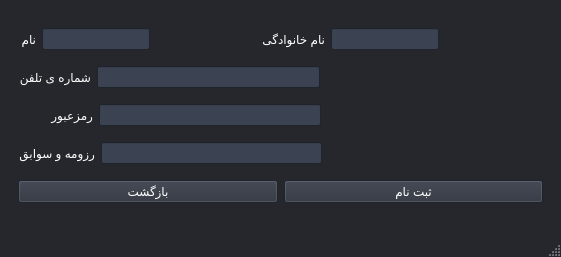
<?xml version="1.0" encoding="UTF-8"?>
<ui version="4.0">
 <class>MainWindow</class>
 <widget class="QMainWindow" name="MainWindow">
  <property name="geometry">
   <rect>
    <x>0</x>
    <y>0</y>
    <width>561</width>
    <height>257</height>
   </rect>
  </property>
  <property name="sizePolicy">
   <sizepolicy hsizetype="Minimum" vsizetype="Minimum">
    <horstretch>0</horstretch>
    <verstretch>0</verstretch>
   </sizepolicy>
  </property>
  <property name="minimumSize">
   <size>
    <width>0</width>
    <height>0</height>
   </size>
  </property>
  <property name="palette">
   <palette>
    <active>
     <colorrole role="WindowText">
      <brush brushstyle="SolidPattern">
       <color alpha="255">
        <red>255</red>
        <green>255</green>
        <blue>255</blue>
       </color>
      </brush>
     </colorrole>
     <colorrole role="Button">
      <brush brushstyle="SolidPattern">
       <color alpha="255">
        <red>37</red>
        <green>39</green>
        <blue>44</blue>
       </color>
      </brush>
     </colorrole>
     <colorrole role="Light">
      <brush brushstyle="SolidPattern">
       <color alpha="255">
        <red>56</red>
        <green>58</green>
        <blue>66</blue>
       </color>
      </brush>
     </colorrole>
     <colorrole role="Midlight">
      <brush brushstyle="SolidPattern">
       <color alpha="255">
        <red>46</red>
        <green>48</green>
        <blue>55</blue>
       </color>
      </brush>
     </colorrole>
     <colorrole role="Dark">
      <brush brushstyle="SolidPattern">
       <color alpha="255">
        <red>19</red>
        <green>19</green>
        <blue>22</blue>
       </color>
      </brush>
     </colorrole>
     <colorrole role="Mid">
      <brush brushstyle="SolidPattern">
       <color alpha="255">
        <red>25</red>
        <green>26</green>
        <blue>29</blue>
       </color>
      </brush>
     </colorrole>
     <colorrole role="Text">
      <brush brushstyle="SolidPattern">
       <color alpha="255">
        <red>255</red>
        <green>255</green>
        <blue>255</blue>
       </color>
      </brush>
     </colorrole>
     <colorrole role="BrightText">
      <brush brushstyle="SolidPattern">
       <color alpha="255">
        <red>255</red>
        <green>255</green>
        <blue>255</blue>
       </color>
      </brush>
     </colorrole>
     <colorrole role="ButtonText">
      <brush brushstyle="SolidPattern">
       <color alpha="255">
        <red>255</red>
        <green>255</green>
        <blue>255</blue>
       </color>
      </brush>
     </colorrole>
     <colorrole role="Base">
      <brush brushstyle="SolidPattern">
       <color alpha="255">
        <red>255</red>
        <green>255</green>
        <blue>255</blue>
       </color>
      </brush>
     </colorrole>
     <colorrole role="Window">
      <brush brushstyle="SolidPattern">
       <color alpha="255">
        <red>37</red>
        <green>39</green>
        <blue>44</blue>
       </color>
      </brush>
     </colorrole>
     <colorrole role="Shadow">
      <brush brushstyle="SolidPattern">
       <color alpha="255">
        <red>0</red>
        <green>0</green>
        <blue>0</blue>
       </color>
      </brush>
     </colorrole>
     <colorrole role="HighlightedText">
      <brush brushstyle="SolidPattern">
       <color alpha="255">
        <red>255</red>
        <green>255</green>
        <blue>255</blue>
       </color>
      </brush>
     </colorrole>
     <colorrole role="AlternateBase">
      <brush brushstyle="SolidPattern">
       <color alpha="255">
        <red>18</red>
        <green>19</green>
        <blue>22</blue>
       </color>
      </brush>
     </colorrole>
     <colorrole role="ToolTipBase">
      <brush brushstyle="SolidPattern">
       <color alpha="255">
        <red>255</red>
        <green>255</green>
        <blue>220</blue>
       </color>
      </brush>
     </colorrole>
     <colorrole role="ToolTipText">
      <brush brushstyle="SolidPattern">
       <color alpha="255">
        <red>0</red>
        <green>0</green>
        <blue>0</blue>
       </color>
      </brush>
     </colorrole>
     <colorrole role="PlaceholderText">
      <brush brushstyle="SolidPattern">
       <color alpha="128">
        <red>255</red>
        <green>255</green>
        <blue>255</blue>
       </color>
      </brush>
     </colorrole>
    </active>
    <inactive>
     <colorrole role="WindowText">
      <brush brushstyle="SolidPattern">
       <color alpha="255">
        <red>255</red>
        <green>255</green>
        <blue>255</blue>
       </color>
      </brush>
     </colorrole>
     <colorrole role="Button">
      <brush brushstyle="SolidPattern">
       <color alpha="255">
        <red>37</red>
        <green>39</green>
        <blue>44</blue>
       </color>
      </brush>
     </colorrole>
     <colorrole role="Light">
      <brush brushstyle="SolidPattern">
       <color alpha="255">
        <red>56</red>
        <green>58</green>
        <blue>66</blue>
       </color>
      </brush>
     </colorrole>
     <colorrole role="Midlight">
      <brush brushstyle="SolidPattern">
       <color alpha="255">
        <red>46</red>
        <green>48</green>
        <blue>55</blue>
       </color>
      </brush>
     </colorrole>
     <colorrole role="Dark">
      <brush brushstyle="SolidPattern">
       <color alpha="255">
        <red>19</red>
        <green>19</green>
        <blue>22</blue>
       </color>
      </brush>
     </colorrole>
     <colorrole role="Mid">
      <brush brushstyle="SolidPattern">
       <color alpha="255">
        <red>25</red>
        <green>26</green>
        <blue>29</blue>
       </color>
      </brush>
     </colorrole>
     <colorrole role="Text">
      <brush brushstyle="SolidPattern">
       <color alpha="255">
        <red>255</red>
        <green>255</green>
        <blue>255</blue>
       </color>
      </brush>
     </colorrole>
     <colorrole role="BrightText">
      <brush brushstyle="SolidPattern">
       <color alpha="255">
        <red>255</red>
        <green>255</green>
        <blue>255</blue>
       </color>
      </brush>
     </colorrole>
     <colorrole role="ButtonText">
      <brush brushstyle="SolidPattern">
       <color alpha="255">
        <red>255</red>
        <green>255</green>
        <blue>255</blue>
       </color>
      </brush>
     </colorrole>
     <colorrole role="Base">
      <brush brushstyle="SolidPattern">
       <color alpha="255">
        <red>255</red>
        <green>255</green>
        <blue>255</blue>
       </color>
      </brush>
     </colorrole>
     <colorrole role="Window">
      <brush brushstyle="SolidPattern">
       <color alpha="255">
        <red>37</red>
        <green>39</green>
        <blue>44</blue>
       </color>
      </brush>
     </colorrole>
     <colorrole role="Shadow">
      <brush brushstyle="SolidPattern">
       <color alpha="255">
        <red>0</red>
        <green>0</green>
        <blue>0</blue>
       </color>
      </brush>
     </colorrole>
     <colorrole role="HighlightedText">
      <brush brushstyle="SolidPattern">
       <color alpha="255">
        <red>255</red>
        <green>255</green>
        <blue>255</blue>
       </color>
      </brush>
     </colorrole>
     <colorrole role="AlternateBase">
      <brush brushstyle="SolidPattern">
       <color alpha="255">
        <red>18</red>
        <green>19</green>
        <blue>22</blue>
       </color>
      </brush>
     </colorrole>
     <colorrole role="ToolTipBase">
      <brush brushstyle="SolidPattern">
       <color alpha="255">
        <red>255</red>
        <green>255</green>
        <blue>220</blue>
       </color>
      </brush>
     </colorrole>
     <colorrole role="ToolTipText">
      <brush brushstyle="SolidPattern">
       <color alpha="255">
        <red>0</red>
        <green>0</green>
        <blue>0</blue>
       </color>
      </brush>
     </colorrole>
     <colorrole role="PlaceholderText">
      <brush brushstyle="SolidPattern">
       <color alpha="128">
        <red>255</red>
        <green>255</green>
        <blue>255</blue>
       </color>
      </brush>
     </colorrole>
    </inactive>
    <disabled>
     <colorrole role="WindowText">
      <brush brushstyle="SolidPattern">
       <color alpha="255">
        <red>19</red>
        <green>19</green>
        <blue>22</blue>
       </color>
      </brush>
     </colorrole>
     <colorrole role="Button">
      <brush brushstyle="SolidPattern">
       <color alpha="255">
        <red>37</red>
        <green>39</green>
        <blue>44</blue>
       </color>
      </brush>
     </colorrole>
     <colorrole role="Light">
      <brush brushstyle="SolidPattern">
       <color alpha="255">
        <red>56</red>
        <green>58</green>
        <blue>66</blue>
       </color>
      </brush>
     </colorrole>
     <colorrole role="Midlight">
      <brush brushstyle="SolidPattern">
       <color alpha="255">
        <red>46</red>
        <green>48</green>
        <blue>55</blue>
       </color>
      </brush>
     </colorrole>
     <colorrole role="Dark">
      <brush brushstyle="SolidPattern">
       <color alpha="255">
        <red>19</red>
        <green>19</green>
        <blue>22</blue>
       </color>
      </brush>
     </colorrole>
     <colorrole role="Mid">
      <brush brushstyle="SolidPattern">
       <color alpha="255">
        <red>25</red>
        <green>26</green>
        <blue>29</blue>
       </color>
      </brush>
     </colorrole>
     <colorrole role="Text">
      <brush brushstyle="SolidPattern">
       <color alpha="255">
        <red>19</red>
        <green>19</green>
        <blue>22</blue>
       </color>
      </brush>
     </colorrole>
     <colorrole role="BrightText">
      <brush brushstyle="SolidPattern">
       <color alpha="255">
        <red>255</red>
        <green>255</green>
        <blue>255</blue>
       </color>
      </brush>
     </colorrole>
     <colorrole role="ButtonText">
      <brush brushstyle="SolidPattern">
       <color alpha="255">
        <red>19</red>
        <green>19</green>
        <blue>22</blue>
       </color>
      </brush>
     </colorrole>
     <colorrole role="Base">
      <brush brushstyle="SolidPattern">
       <color alpha="255">
        <red>37</red>
        <green>39</green>
        <blue>44</blue>
       </color>
      </brush>
     </colorrole>
     <colorrole role="Window">
      <brush brushstyle="SolidPattern">
       <color alpha="255">
        <red>37</red>
        <green>39</green>
        <blue>44</blue>
       </color>
      </brush>
     </colorrole>
     <colorrole role="Shadow">
      <brush brushstyle="SolidPattern">
       <color alpha="255">
        <red>0</red>
        <green>0</green>
        <blue>0</blue>
       </color>
      </brush>
     </colorrole>
     <colorrole role="HighlightedText">
      <brush brushstyle="SolidPattern">
       <color alpha="255">
        <red>255</red>
        <green>255</green>
        <blue>255</blue>
       </color>
      </brush>
     </colorrole>
     <colorrole role="AlternateBase">
      <brush brushstyle="SolidPattern">
       <color alpha="255">
        <red>37</red>
        <green>39</green>
        <blue>44</blue>
       </color>
      </brush>
     </colorrole>
     <colorrole role="ToolTipBase">
      <brush brushstyle="SolidPattern">
       <color alpha="255">
        <red>255</red>
        <green>255</green>
        <blue>220</blue>
       </color>
      </brush>
     </colorrole>
     <colorrole role="ToolTipText">
      <brush brushstyle="SolidPattern">
       <color alpha="255">
        <red>0</red>
        <green>0</green>
        <blue>0</blue>
       </color>
      </brush>
     </colorrole>
     <colorrole role="PlaceholderText">
      <brush brushstyle="SolidPattern">
       <color alpha="128">
        <red>255</red>
        <green>255</green>
        <blue>255</blue>
       </color>
      </brush>
     </colorrole>
    </disabled>
   </palette>
  </property>
  <property name="windowTitle">
   <string>Dentisty</string>
  </property>
  <widget class="QWidget" name="centralwidget">
   <layout class="QHBoxLayout" name="horizontalLayout_5">
    <item>
     <widget class="QStackedWidget" name="StackWidget">
      <property name="palette">
       <palette>
        <active>
         <colorrole role="WindowText">
          <brush brushstyle="SolidPattern">
           <color alpha="255">
            <red>255</red>
            <green>255</green>
            <blue>255</blue>
           </color>
          </brush>
         </colorrole>
         <colorrole role="Button">
          <brush brushstyle="SolidPattern">
           <color alpha="255">
            <red>44</red>
            <green>49</green>
            <blue>60</blue>
           </color>
          </brush>
         </colorrole>
         <colorrole role="Light">
          <brush brushstyle="SolidPattern">
           <color alpha="255">
            <red>66</red>
            <green>74</green>
            <blue>90</blue>
           </color>
          </brush>
         </colorrole>
         <colorrole role="Midlight">
          <brush brushstyle="SolidPattern">
           <color alpha="255">
            <red>55</red>
            <green>61</green>
            <blue>75</blue>
           </color>
          </brush>
         </colorrole>
         <colorrole role="Dark">
          <brush brushstyle="SolidPattern">
           <color alpha="255">
            <red>22</red>
            <green>24</green>
            <blue>30</blue>
           </color>
          </brush>
         </colorrole>
         <colorrole role="Mid">
          <brush brushstyle="SolidPattern">
           <color alpha="255">
            <red>29</red>
            <green>33</green>
            <blue>40</blue>
           </color>
          </brush>
         </colorrole>
         <colorrole role="Text">
          <brush brushstyle="SolidPattern">
           <color alpha="255">
            <red>255</red>
            <green>255</green>
            <blue>255</blue>
           </color>
          </brush>
         </colorrole>
         <colorrole role="BrightText">
          <brush brushstyle="SolidPattern">
           <color alpha="255">
            <red>255</red>
            <green>255</green>
            <blue>255</blue>
           </color>
          </brush>
         </colorrole>
         <colorrole role="ButtonText">
          <brush brushstyle="SolidPattern">
           <color alpha="255">
            <red>255</red>
            <green>255</green>
            <blue>255</blue>
           </color>
          </brush>
         </colorrole>
         <colorrole role="Base">
          <brush brushstyle="SolidPattern">
           <color alpha="255">
            <red>59</red>
            <green>66</green>
            <blue>81</blue>
           </color>
          </brush>
         </colorrole>
         <colorrole role="Window">
          <brush brushstyle="SolidPattern">
           <color alpha="255">
            <red>44</red>
            <green>49</green>
            <blue>60</blue>
           </color>
          </brush>
         </colorrole>
         <colorrole role="Shadow">
          <brush brushstyle="SolidPattern">
           <color alpha="255">
            <red>0</red>
            <green>0</green>
            <blue>0</blue>
           </color>
          </brush>
         </colorrole>
         <colorrole role="AlternateBase">
          <brush brushstyle="SolidPattern">
           <color alpha="255">
            <red>22</red>
            <green>24</green>
            <blue>30</blue>
           </color>
          </brush>
         </colorrole>
         <colorrole role="ToolTipBase">
          <brush brushstyle="SolidPattern">
           <color alpha="255">
            <red>255</red>
            <green>255</green>
            <blue>220</blue>
           </color>
          </brush>
         </colorrole>
         <colorrole role="ToolTipText">
          <brush brushstyle="SolidPattern">
           <color alpha="255">
            <red>0</red>
            <green>0</green>
            <blue>0</blue>
           </color>
          </brush>
         </colorrole>
         <colorrole role="PlaceholderText">
          <brush brushstyle="SolidPattern">
           <color alpha="128">
            <red>255</red>
            <green>255</green>
            <blue>255</blue>
           </color>
          </brush>
         </colorrole>
        </active>
        <inactive>
         <colorrole role="WindowText">
          <brush brushstyle="SolidPattern">
           <color alpha="255">
            <red>255</red>
            <green>255</green>
            <blue>255</blue>
           </color>
          </brush>
         </colorrole>
         <colorrole role="Button">
          <brush brushstyle="SolidPattern">
           <color alpha="255">
            <red>44</red>
            <green>49</green>
            <blue>60</blue>
           </color>
          </brush>
         </colorrole>
         <colorrole role="Light">
          <brush brushstyle="SolidPattern">
           <color alpha="255">
            <red>66</red>
            <green>74</green>
            <blue>90</blue>
           </color>
          </brush>
         </colorrole>
         <colorrole role="Midlight">
          <brush brushstyle="SolidPattern">
           <color alpha="255">
            <red>55</red>
            <green>61</green>
            <blue>75</blue>
           </color>
          </brush>
         </colorrole>
         <colorrole role="Dark">
          <brush brushstyle="SolidPattern">
           <color alpha="255">
            <red>22</red>
            <green>24</green>
            <blue>30</blue>
           </color>
          </brush>
         </colorrole>
         <colorrole role="Mid">
          <brush brushstyle="SolidPattern">
           <color alpha="255">
            <red>29</red>
            <green>33</green>
            <blue>40</blue>
           </color>
          </brush>
         </colorrole>
         <colorrole role="Text">
          <brush brushstyle="SolidPattern">
           <color alpha="255">
            <red>255</red>
            <green>255</green>
            <blue>255</blue>
           </color>
          </brush>
         </colorrole>
         <colorrole role="BrightText">
          <brush brushstyle="SolidPattern">
           <color alpha="255">
            <red>255</red>
            <green>255</green>
            <blue>255</blue>
           </color>
          </brush>
         </colorrole>
         <colorrole role="ButtonText">
          <brush brushstyle="SolidPattern">
           <color alpha="255">
            <red>255</red>
            <green>255</green>
            <blue>255</blue>
           </color>
          </brush>
         </colorrole>
         <colorrole role="Base">
          <brush brushstyle="SolidPattern">
           <color alpha="255">
            <red>59</red>
            <green>66</green>
            <blue>81</blue>
           </color>
          </brush>
         </colorrole>
         <colorrole role="Window">
          <brush brushstyle="SolidPattern">
           <color alpha="255">
            <red>44</red>
            <green>49</green>
            <blue>60</blue>
           </color>
          </brush>
         </colorrole>
         <colorrole role="Shadow">
          <brush brushstyle="SolidPattern">
           <color alpha="255">
            <red>0</red>
            <green>0</green>
            <blue>0</blue>
           </color>
          </brush>
         </colorrole>
         <colorrole role="AlternateBase">
          <brush brushstyle="SolidPattern">
           <color alpha="255">
            <red>22</red>
            <green>24</green>
            <blue>30</blue>
           </color>
          </brush>
         </colorrole>
         <colorrole role="ToolTipBase">
          <brush brushstyle="SolidPattern">
           <color alpha="255">
            <red>255</red>
            <green>255</green>
            <blue>220</blue>
           </color>
          </brush>
         </colorrole>
         <colorrole role="ToolTipText">
          <brush brushstyle="SolidPattern">
           <color alpha="255">
            <red>0</red>
            <green>0</green>
            <blue>0</blue>
           </color>
          </brush>
         </colorrole>
         <colorrole role="PlaceholderText">
          <brush brushstyle="SolidPattern">
           <color alpha="128">
            <red>255</red>
            <green>255</green>
            <blue>255</blue>
           </color>
          </brush>
         </colorrole>
        </inactive>
        <disabled>
         <colorrole role="WindowText">
          <brush brushstyle="SolidPattern">
           <color alpha="255">
            <red>22</red>
            <green>24</green>
            <blue>30</blue>
           </color>
          </brush>
         </colorrole>
         <colorrole role="Button">
          <brush brushstyle="SolidPattern">
           <color alpha="255">
            <red>44</red>
            <green>49</green>
            <blue>60</blue>
           </color>
          </brush>
         </colorrole>
         <colorrole role="Light">
          <brush brushstyle="SolidPattern">
           <color alpha="255">
            <red>66</red>
            <green>74</green>
            <blue>90</blue>
           </color>
          </brush>
         </colorrole>
         <colorrole role="Midlight">
          <brush brushstyle="SolidPattern">
           <color alpha="255">
            <red>55</red>
            <green>61</green>
            <blue>75</blue>
           </color>
          </brush>
         </colorrole>
         <colorrole role="Dark">
          <brush brushstyle="SolidPattern">
           <color alpha="255">
            <red>22</red>
            <green>24</green>
            <blue>30</blue>
           </color>
          </brush>
         </colorrole>
         <colorrole role="Mid">
          <brush brushstyle="SolidPattern">
           <color alpha="255">
            <red>29</red>
            <green>33</green>
            <blue>40</blue>
           </color>
          </brush>
         </colorrole>
         <colorrole role="Text">
          <brush brushstyle="SolidPattern">
           <color alpha="255">
            <red>22</red>
            <green>24</green>
            <blue>30</blue>
           </color>
          </brush>
         </colorrole>
         <colorrole role="BrightText">
          <brush brushstyle="SolidPattern">
           <color alpha="255">
            <red>255</red>
            <green>255</green>
            <blue>255</blue>
           </color>
          </brush>
         </colorrole>
         <colorrole role="ButtonText">
          <brush brushstyle="SolidPattern">
           <color alpha="255">
            <red>22</red>
            <green>24</green>
            <blue>30</blue>
           </color>
          </brush>
         </colorrole>
         <colorrole role="Base">
          <brush brushstyle="SolidPattern">
           <color alpha="255">
            <red>44</red>
            <green>49</green>
            <blue>60</blue>
           </color>
          </brush>
         </colorrole>
         <colorrole role="Window">
          <brush brushstyle="SolidPattern">
           <color alpha="255">
            <red>44</red>
            <green>49</green>
            <blue>60</blue>
           </color>
          </brush>
         </colorrole>
         <colorrole role="Shadow">
          <brush brushstyle="SolidPattern">
           <color alpha="255">
            <red>0</red>
            <green>0</green>
            <blue>0</blue>
           </color>
          </brush>
         </colorrole>
         <colorrole role="AlternateBase">
          <brush brushstyle="SolidPattern">
           <color alpha="255">
            <red>44</red>
            <green>49</green>
            <blue>60</blue>
           </color>
          </brush>
         </colorrole>
         <colorrole role="ToolTipBase">
          <brush brushstyle="SolidPattern">
           <color alpha="255">
            <red>255</red>
            <green>255</green>
            <blue>220</blue>
           </color>
          </brush>
         </colorrole>
         <colorrole role="ToolTipText">
          <brush brushstyle="SolidPattern">
           <color alpha="255">
            <red>0</red>
            <green>0</green>
            <blue>0</blue>
           </color>
          </brush>
         </colorrole>
         <colorrole role="PlaceholderText">
          <brush brushstyle="SolidPattern">
           <color alpha="128">
            <red>255</red>
            <green>255</green>
            <blue>255</blue>
           </color>
          </brush>
         </colorrole>
        </disabled>
       </palette>
      </property>
      <property name="currentIndex">
       <number>0</number>
      </property>
      <widget class="QWidget" name="page">
       <layout class="QVBoxLayout" name="verticalLayout">
        <item>
         <layout class="QHBoxLayout" name="horizontalLayout">
          <item>
           <widget class="QLabel" name="label">
            <property name="text">
             <string>نام </string>
            </property>
           </widget>
          </item>
          <item>
           <widget class="QLineEdit" name="FirstEdit"/>
          </item>
          <item>
           <spacer name="horizontalSpacer">
            <property name="orientation">
             <enum>Qt::Horizontal</enum>
            </property>
            <property name="sizeHint" stdset="0">
             <size>
              <width>40</width>
              <height>20</height>
             </size>
            </property>
           </spacer>
          </item>
          <item>
           <widget class="QLabel" name="label_2">
            <property name="text">
             <string>نام خانوادگی</string>
            </property>
           </widget>
          </item>
          <item>
           <widget class="QLineEdit" name="LastEdit"/>
          </item>
          <item>
           <spacer name="horizontalSpacer_2">
            <property name="orientation">
             <enum>Qt::Horizontal</enum>
            </property>
            <property name="sizeHint" stdset="0">
             <size>
              <width>40</width>
              <height>20</height>
             </size>
            </property>
           </spacer>
          </item>
         </layout>
        </item>
        <item>
         <layout class="QHBoxLayout" name="horizontalLayout_2">
          <item>
           <widget class="QLabel" name="label_4">
            <property name="text">
             <string>شماره ی تلفن</string>
            </property>
           </widget>
          </item>
          <item>
           <widget class="QLineEdit" name="PhoneEdit"/>
          </item>
          <item>
           <spacer name="horizontalSpacer_4">
            <property name="orientation">
             <enum>Qt::Horizontal</enum>
            </property>
            <property name="sizeHint" stdset="0">
             <size>
              <width>40</width>
              <height>20</height>
             </size>
            </property>
           </spacer>
          </item>
         </layout>
        </item>
        <item>
         <layout class="QHBoxLayout" name="horizontalLayout_3">
          <item>
           <widget class="QLabel" name="label_3">
            <property name="text">
             <string>رمزعبور          </string>
            </property>
           </widget>
          </item>
          <item>
           <widget class="QLineEdit" name="PassEdit"/>
          </item>
          <item>
           <spacer name="horizontalSpacer_3">
            <property name="orientation">
             <enum>Qt::Horizontal</enum>
            </property>
            <property name="sizeHint" stdset="0">
             <size>
              <width>40</width>
              <height>20</height>
             </size>
            </property>
           </spacer>
          </item>
         </layout>
        </item>
        <item>
         <layout class="QHBoxLayout" name="horizontalLayout_4">
          <item>
           <widget class="QLabel" name="label_5">
            <property name="text">
             <string>رزومه و سوابق</string>
            </property>
           </widget>
          </item>
          <item>
           <widget class="QLineEdit" name="PassEdit_3"/>
          </item>
          <item>
           <spacer name="horizontalSpacer_5">
            <property name="orientation">
             <enum>Qt::Horizontal</enum>
            </property>
            <property name="sizeHint" stdset="0">
             <size>
              <width>40</width>
              <height>20</height>
             </size>
            </property>
           </spacer>
          </item>
         </layout>
        </item>
        <item>
         <layout class="QHBoxLayout" name="horizontalLayout_7">
          <item>
           <widget class="QPushButton" name="BackButton">
            <property name="text">
             <string>بازگشت</string>
            </property>
           </widget>
          </item>
          <item>
           <widget class="QPushButton" name="EntButton">
            <property name="palette">
             <palette>
              <active>
               <colorrole role="ButtonText">
                <brush brushstyle="SolidPattern">
                 <color alpha="255">
                  <red>255</red>
                  <green>255</green>
                  <blue>255</blue>
                 </color>
                </brush>
               </colorrole>
              </active>
              <inactive>
               <colorrole role="ButtonText">
                <brush brushstyle="SolidPattern">
                 <color alpha="255">
                  <red>255</red>
                  <green>255</green>
                  <blue>255</blue>
                 </color>
                </brush>
               </colorrole>
              </inactive>
              <disabled>
               <colorrole role="ButtonText">
                <brush brushstyle="SolidPattern">
                 <color alpha="255">
                  <red>116</red>
                  <green>116</green>
                  <blue>116</blue>
                 </color>
                </brush>
               </colorrole>
              </disabled>
             </palette>
            </property>
            <property name="text">
             <string>ثبت نام</string>
            </property>
           </widget>
          </item>
         </layout>
        </item>
       </layout>
      </widget>
      <widget class="QWidget" name="page_2">
       <layout class="QFormLayout" name="formLayout">
        <item row="2" column="1">
         <layout class="QVBoxLayout" name="verticalLayout_4">
          <item>
           <layout class="QVBoxLayout" name="verticalLayout_3">
            <item>
             <layout class="QHBoxLayout" name="horizontalLayout_6">
              <item>
               <widget class="QLabel" name="label_7">
                <property name="text">
                 <string>نام کاربری </string>
                </property>
               </widget>
              </item>
              <item>
               <widget class="QLineEdit" name="PhoneEdit_2">
                <property name="palette">
                 <palette>
                  <active>
                   <colorrole role="Base">
                    <brush brushstyle="SolidPattern">
                     <color alpha="255">
                      <red>66</red>
                      <green>74</green>
                      <blue>90</blue>
                     </color>
                    </brush>
                   </colorrole>
                  </active>
                  <inactive>
                   <colorrole role="Base">
                    <brush brushstyle="SolidPattern">
                     <color alpha="255">
                      <red>66</red>
                      <green>74</green>
                      <blue>90</blue>
                     </color>
                    </brush>
                   </colorrole>
                  </inactive>
                  <disabled>
                   <colorrole role="Base">
                    <brush brushstyle="SolidPattern">
                     <color alpha="255">
                      <red>44</red>
                      <green>49</green>
                      <blue>60</blue>
                     </color>
                    </brush>
                   </colorrole>
                  </disabled>
                 </palette>
                </property>
               </widget>
              </item>
             </layout>
            </item>
            <item>
             <layout class="QHBoxLayout" name="horizontalLayout_8">
              <item>
               <widget class="QLabel" name="label_8">
                <property name="text">
                 <string>رمز عبور   </string>
                </property>
               </widget>
              </item>
              <item>
               <widget class="QLineEdit" name="PassEdit_2"/>
              </item>
             </layout>
            </item>
           </layout>
          </item>
          <item>
           <layout class="QHBoxLayout" name="horizontalLayout_9">
            <item>
             <widget class="QPushButton" name="EntButton_2">
              <property name="palette">
               <palette>
                <active>
                 <colorrole role="ButtonText">
                  <brush brushstyle="SolidPattern">
                   <color alpha="255">
                    <red>255</red>
                    <green>255</green>
                    <blue>255</blue>
                   </color>
                  </brush>
                 </colorrole>
                </active>
                <inactive>
                 <colorrole role="ButtonText">
                  <brush brushstyle="SolidPattern">
                   <color alpha="255">
                    <red>0</red>
                    <green>0</green>
                    <blue>0</blue>
                   </color>
                  </brush>
                 </colorrole>
                </inactive>
                <disabled>
                 <colorrole role="ButtonText">
                  <brush brushstyle="SolidPattern">
                   <color alpha="255">
                    <red>124</red>
                    <green>124</green>
                    <blue>124</blue>
                   </color>
                  </brush>
                 </colorrole>
                </disabled>
               </palette>
              </property>
              <property name="text">
               <string>ورود</string>
              </property>
             </widget>
            </item>
            <item>
             <widget class="QLabel" name="LoadingLabel">
              <property name="text">
               <string/>
              </property>
             </widget>
            </item>
            <item>
             <widget class="QPushButton" name="SignUpButton">
              <property name="text">
               <string>ایجاد حساب کاربری</string>
              </property>
             </widget>
            </item>
           </layout>
          </item>
         </layout>
        </item>
        <item row="1" column="1">
         <widget class="QLabel" name="label_6">
          <property name="text">
           <string>به سامانه ی دندان پزشکی امیرکبیر خوش آمدید.</string>
          </property>
         </widget>
        </item>
        <item row="0" column="1">
         <widget class="QLabel" name="label_9">
          <property name="text">
           <string>به نام خدا</string>
          </property>
         </widget>
        </item>
       </layout>
      </widget>
      <widget class="QWidget" name="page_3">
       <layout class="QVBoxLayout" name="verticalLayout_2">
        <item>
         <widget class="QPushButton" name="pushButton">
          <property name="text">
           <string>PushButton</string>
          </property>
         </widget>
        </item>
        <item>
         <widget class="QPushButton" name="pushButton_3">
          <property name="text">
           <string>PushButton</string>
          </property>
         </widget>
        </item>
        <item>
         <widget class="QPushButton" name="pushButton_2">
          <property name="text">
           <string>PushButton</string>
          </property>
         </widget>
        </item>
       </layout>
      </widget>
     </widget>
    </item>
   </layout>
  </widget>
  <widget class="QMenuBar" name="menubar">
   <property name="geometry">
    <rect>
     <x>0</x>
     <y>0</y>
     <width>561</width>
     <height>26</height>
    </rect>
   </property>
  </widget>
  <widget class="QStatusBar" name="statusbar"/>
 </widget>
 <resources/>
 <connections/>
</ui>
